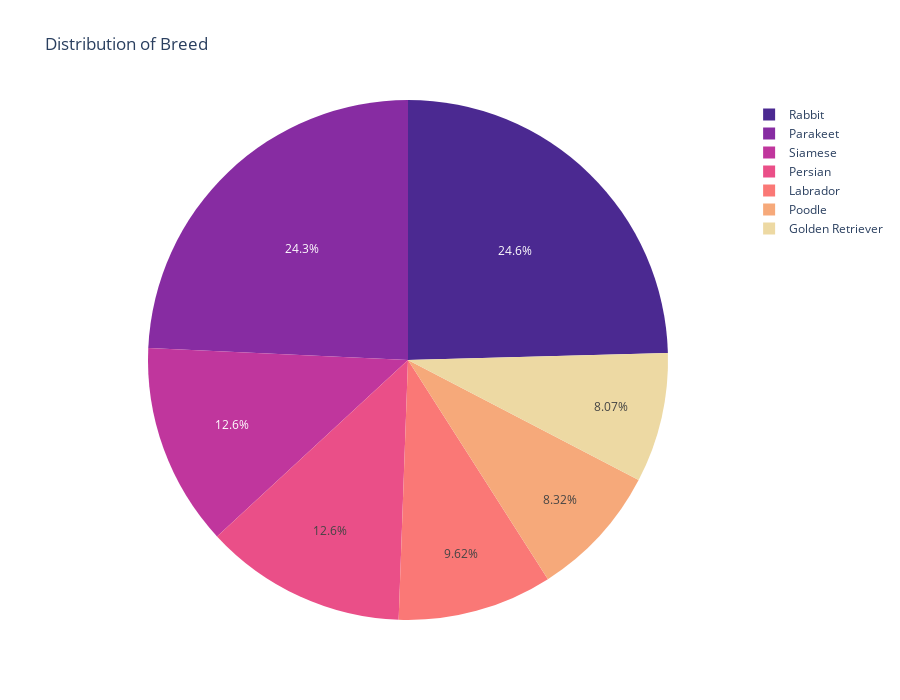

The code cell stored with this chart in its notebook:
### Code cell
content_type = df.groupby(['Breed']).size().reset_index(name='counts')
content_type
# Ploting Distribution of content ratings on Netflix
fig = px.pie(content_type, names = 'Breed',values = 'counts',color_discrete_sequence =  px.colors.sequential.Agsunset,
             title = 'Distribution of Breed',height =  700 , width = 900)
fig.show()

### Figure 1 — Plotly figure (JSON) as saved in the notebook; plotly's stock layout.template omitted (floating-point values rounded to 4 significant figures)
{"data": [{"domain": {"x": [0, 1], "y": [0, 1]}, "hovertemplate": "Breed=%{label}<br>counts=%{value}<extra></extra>", "labels": ["Golden Retriever", "Labrador", "Parakeet", "Persian", "Poodle", "Rabbit", "Siamese"], "legendgroup": "", "name": "", "showlegend": true, "type": "pie", "values": [162, 193, 487, 252, 167, 493, 253]}], "layout": {"height": 700, "legend": {"tracegroupgap": 0}, "piecolorway": ["rgb(75, 41, 145)", "rgb(135, 44, 162)", "rgb(192, 54, 157)", "rgb(234, 79, 136)", "rgb(250, 120, 118)", "rgb(246, 169, 122)", "rgb(237, 217, 163)"], "title": {"text": "Distribution of Breed"}, "width": 900}}
